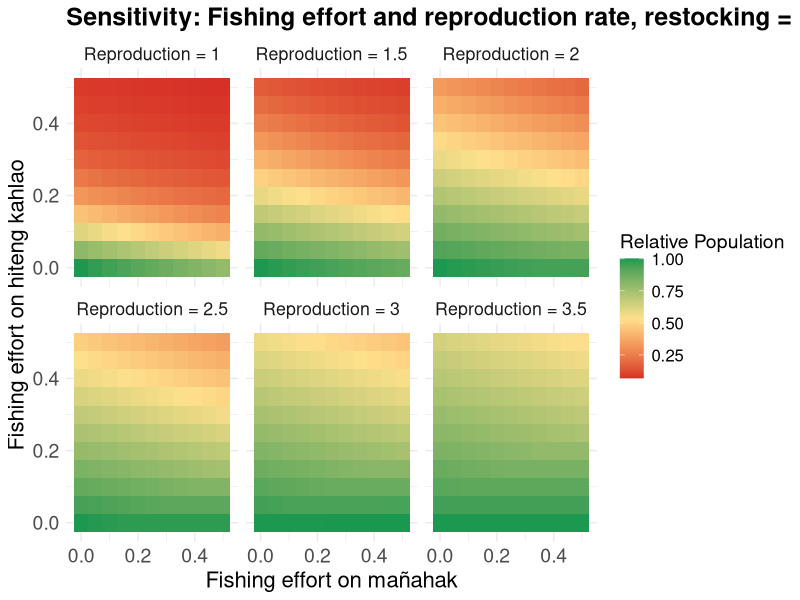

Source code (R):
library(tidyverse)
library(viridis)

# Parameters
burn_in_time <- 100  # Define burn-in period of 100 timesteps
time_steps <- 500 

# Parameters
juvenile_survival_rate <- 1 - ((0.429 * 2) / 2)
subadult_survival_rate <- 1 - ((0.429 * 1.5) / 2)
adult_survival_rate <- 1 - (0.429 / 2)

juvenile_to_subadult_rate <- 1
subadult_to_adult_rate <- 0.5

#reproduction_rate <- 2
#reproduction_rate_2 <- 1.5

carrying_capacity <- 68
time_steps <- 500

# Parameter ranges
fishing_effort_values <- seq(0, 0.5, by = 0.05)

# Define the range of restocking mortality rates
restocking_mortality_rate <- 0.2
reproduction_rates <- seq(1, 3.5, by = 0.5)
#reproduction_rates_2 <- reproduction_rates * 0.75

#restocking scenario
restocked_juveniles = 1

#Current fishing for burn in
F_current_instantaneous <- 0.09
F_current_discrete <- (1 - exp(-F_current_instantaneous))/2
F_current_discrete_juv <- 0.01




# Update run_simulation to include restocking mortality
run_simulation <- function(F_adults, F_juveniles, restocked_juveniles, reproduction_rate, 
                           burn_in_time = 100) {
  juvenile_population <- 10
  subadult_population <- 10
  adult_population <- 10
  
  # Store population over time
  population_over_time <- numeric(time_steps)
  
  for (t in 1:time_steps) {
    if (t <= burn_in_time) {
      # Burn-in period with burn in fishing and no restocking
      F_adults_current <- F_current_discrete
      F_juveniles_current <- F_current_discrete_juv
      restocking <- 0
    } else {
      # Post burn-in period with specified fishing and restocking
      F_adults_current <- F_adults
      F_juveniles_current <- F_juveniles
      restocking <- restocked_juveniles * (1 - restocking_mortality_rate)
    }
    
    if (t %% 2 == 0) {
      current_reproduction_rate <- reproduction_rate
    } else {
      current_reproduction_rate <- reproduction_rate * 0.75
    }
    
    total_population <- juvenile_population + subadult_population + adult_population
    new_juveniles <- adult_population * current_reproduction_rate * (1 - total_population / carrying_capacity)
    surviving_juveniles <- juvenile_population * juvenile_survival_rate * (1 - F_juveniles_current)
    new_subadults <- juvenile_population * juvenile_to_subadult_rate
    surviving_subadults <- subadult_population * subadult_survival_rate
    new_adults <- subadult_population * subadult_to_adult_rate
    surviving_adults <- adult_population * adult_survival_rate * (1 - F_adults_current)
    
    if (t %% 2 == 0) {
      subadult_population <- max(0, new_subadults + surviving_subadults - new_adults + restocking)
    } else {
      subadult_population <- max(0, new_subadults + surviving_subadults - new_adults)
    }
    
    juvenile_population <- max(0, new_juveniles + surviving_juveniles - new_subadults)
    adult_population <- max(0, new_adults + surviving_adults)
    
    # Store total population at each timestep
    population_over_time[t] <- juvenile_population + subadult_population + adult_population
  }
  
  # Return the average of the last 20 timesteps
  avg_population_last_20 <- mean(population_over_time[(time_steps - 19):time_steps])
  
  return(avg_population_last_20)
}

# Sensitivity analysis loop
all_results <- data.frame()

for (reproduction_rate in reproduction_rates) {
  # Create a dataframe to store results for this restocking mortality rate
  sensitivity_results <- expand.grid(
    F_adults = fishing_effort_values,
    F_juveniles = fishing_effort_values
  ) %>%
    mutate(
      Avg_Total_Population = 0
    )
  
  # Reference population with zero fishing effort
  reference_population <- run_simulation(
    F_adults = 0,
    F_juveniles = 0,
    restocked_juveniles = 1,
    reproduction_rate = reproduction_rate,
    burn_in_time = 100
  )
  
  # Sensitivity analysis loop
  for (i in seq_len(nrow(sensitivity_results))) {
    sensitivity_results$Avg_Total_Population[i] <- run_simulation(
      F_adults = sensitivity_results$F_adults[i],
      F_juveniles = sensitivity_results$F_juveniles[i],
      restocked_juveniles = 1,
      reproduction_rate = reproduction_rate,
      burn_in_time = 100
    )
  }
  
  # Normalize by the reference population
  sensitivity_results <- sensitivity_results %>%
    mutate(
      Relative_Population = Avg_Total_Population / reference_population,
      Reproduction_Rate = reproduction_rate
    )
  
  # Combine results for all restocking mortality rates
  all_results <- bind_rows(all_results, sensitivity_results)
}

# Custom labeller function for restocking mortality
reproduction_labeller <- function(values) {
  paste("Reproduction =", values)
}

# Update the code to use this custom labeller
ggplot(all_results, aes(x = F_juveniles, y = F_adults, fill = Relative_Population)) +
  geom_tile() +
  facet_wrap(
    ~Reproduction_Rate, 
    labeller = labeller(Reproduction_Rate = function(values) reproduction_labeller(values))
  ) +
  scale_fill_gradientn(
    colors = c("#d73027", "#fee08b", "#1a9850"), # Color-blind friendly palette
    name = bquote("Relative Population")
  ) +
  labs(
    x = "Fishing effort on mañahak",
    y = "Fishing effort on hiteng kahlao",
    title = "Sensitivity: Fishing effort and reproduction rate, restocking = 1g/m²"
  ) +
  theme_minimal() +
  theme(
    text = element_text(size = 16),
    plot.title = element_text(size = 18, face = "bold"),
    axis.title = element_text(size = 16),
    axis.text = element_text(size = 14),
    legend.title = element_text(size = 14),
    legend.text = element_text(size = 12)
  )
